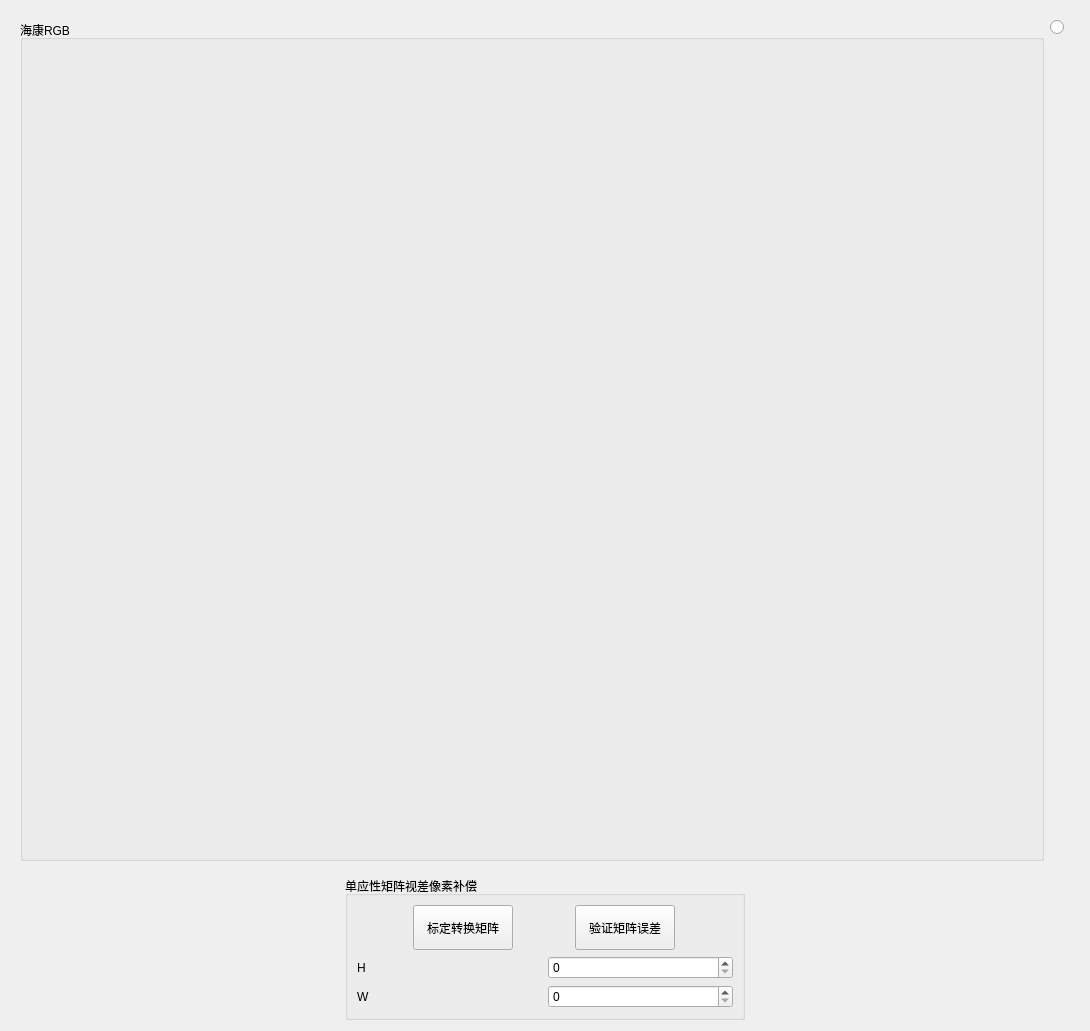
                     <widget class="QWidget" name="home">
                      <property name="styleSheet">
                       <string notr="true">/*background-image: url(:/images/images/images/PyDracula_vertical.png);*/
background-position: center;
background-repeat: no-repeat;</string>
                      </property>
                      <layout class="QVBoxLayout" name="verticalLayout_30" stretch="0,0">
                       <item>
                        <layout class="QHBoxLayout" name="horizontalLayout_19">
                         <item>
                          <widget class="QWidget" name="widgetDisplay" native="true">
                           <property name="sizePolicy">
                            <sizepolicy hsizetype="Preferred" vsizetype="Preferred">
                             <horstretch>0</horstretch>
                             <verstretch>0</verstretch>
                            </sizepolicy>
                           </property>
                           <layout class="QHBoxLayout" name="horizontalLayout_24" stretch="99,1">
                            <item>
                             <widget class="QGroupBox" name="groupBox_11">
                              <property name="sizePolicy">
                               <sizepolicy hsizetype="Preferred" vsizetype="Preferred">
                                <horstretch>0</horstretch>
                                <verstretch>0</verstretch>
                               </sizepolicy>
                              </property>
                              <property name="title">
                               <string>海康RGB</string>
                              </property>
                              <layout class="QGridLayout" name="gridLayout_5">
                               <item row="0" column="0">
                                <widget class="QLabel" name="label_hikimg">
                                 <property name="minimumSize">
                                  <size>
                                   <width>1000</width>
                                   <height>800</height>
                                  </size>
                                 </property>
                                 <property name="maximumSize">
                                  <size>
                                   <width>1000</width>
                                   <height>800</height>
                                  </size>
                                 </property>
                                 <property name="styleSheet">
                                  <string notr="true"/>
                                 </property>
                                 <property name="text">
                                  <string/>
                                 </property>
                                </widget>
                               </item>
                              </layout>
                             </widget>
                            </item>
                            <item>
                             <layout class="QVBoxLayout" name="verticalLayout_34">
                              <property name="spacing">
                               <number>1</number>
                              </property>
                              <item>
                               <widget class="QRadioButton" name="radioButton_hik_isopen">
                                <property name="maximumSize">
                                 <size>
                                  <width>25</width>
                                  <height>25</height>
                                 </size>
                                </property>
                                <property name="text">
                                 <string/>
                                </property>
                               </widget>
                              </item>
                              <item>
                               <spacer name="verticalSpacer">
                                <property name="orientation">
                                 <enum>Qt::Vertical</enum>
                                </property>
                                <property name="sizeHint" stdset="0">
                                 <size>
                                  <width>20</width>
                                  <height>40</height>
                                 </size>
                                </property>
                               </spacer>
                              </item>
                             </layout>
                            </item>
                           </layout>
                          </widget>
                         </item>
                        </layout>
                       </item>
                       <item>
                        <layout class="QHBoxLayout" name="horizontalLayout_22">
                         <item>
                          <spacer name="horizontalSpacer_3">
                           <property name="orientation">
                            <enum>Qt::Horizontal</enum>
                           </property>
                           <property name="sizeHint" stdset="0">
                            <size>
                             <width>40</width>
                             <height>20</height>
                            </size>
                           </property>
                          </spacer>
                         </item>
                         <item>
                          <widget class="QGroupBox" name="groupBox">
                           <property name="minimumSize">
                            <size>
                             <width>400</width>
                             <height>0</height>
                            </size>
                           </property>
                           <property name="maximumSize">
                            <size>
                             <width>16777215</width>
                             <height>400</height>
                            </size>
                           </property>
                           <property name="styleSheet">
                            <string notr="true"/>
                           </property>
                           <property name="title">
                            <string>单应性矩阵视差像素补偿</string>
                           </property>
                           <layout class="QVBoxLayout" name="verticalLayout_21">
                            <item>
                             <layout class="QHBoxLayout" name="horizontalLayout_23">
                              <item>
                               <widget class="QPushButton" name="btn_calib">
                                <property name="minimumSize">
                                 <size>
                                  <width>0</width>
                                  <height>45</height>
                                 </size>
                                </property>
                                <property name="maximumSize">
                                 <size>
                                  <width>100</width>
                                  <height>16777215</height>
                                 </size>
                                </property>
                                <property name="styleSheet">
                                 <string notr="true"/>
                                </property>
                                <property name="text">
                                 <string>标定转换矩阵</string>
                                </property>
                               </widget>
                              </item>
                              <item>
                               <widget class="QPushButton" name="btn_verificate">
                                <property name="minimumSize">
                                 <size>
                                  <width>0</width>
                                  <height>45</height>
                                 </size>
                                </property>
                                <property name="maximumSize">
                                 <size>
                                  <width>100</width>
                                  <height>16777215</height>
                                 </size>
                                </property>
                                <property name="text">
                                 <string>验证矩阵误差</string>
                                </property>
                               </widget>
                              </item>
                             </layout>
                            </item>
                            <item>
                             <layout class="QHBoxLayout" name="horizontalLayout_20">
                              <item>
                               <widget class="QLabel" name="label_9">
                                <property name="text">
                                 <string>H</string>
                                </property>
                               </widget>
                              </item>
                              <item>
                               <widget class="QSpinBox" name="spinBox_shiftH"/>
                              </item>
                             </layout>
                            </item>
                            <item>
                             <layout class="QHBoxLayout" name="horizontalLayout_21">
                              <item>
                               <widget class="QLabel" name="label_10">
                                <property name="text">
                                 <string>W</string>
                                </property>
                               </widget>
                              </item>
                              <item>
                               <widget class="QSpinBox" name="spinBox_shiftW"/>
                              </item>
                             </layout>
                            </item>
                           </layout>
                          </widget>
                         </item>
                         <item>
                          <spacer name="horizontalSpacer_4">
                           <property name="orientation">
                            <enum>Qt::Horizontal</enum>
                           </property>
                           <property name="sizeHint" stdset="0">
                            <size>
                             <width>40</width>
                             <height>20</height>
                            </size>
                           </property>
                          </spacer>
                         </item>
                        </layout>
                       </item>
                      </layout>
                     </widget>
